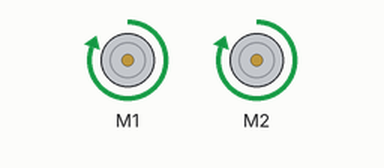
A program run on a simulated BBC micro:bit (MakeCode). Parts: 2 × DC motor (green arrow = forward, orange = backward, longer = faster).

Above: at 1.0 s.
At 3.0 s:
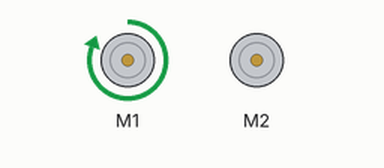
At 5.0 s:
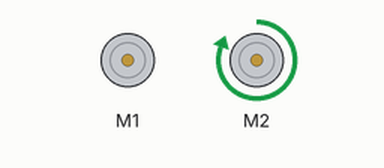
At 7.0 s:
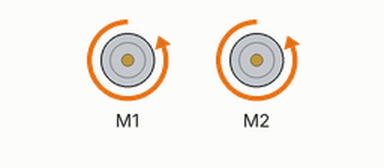
Timing chart, 0 to 10.4 s (numbered marks = the images above):
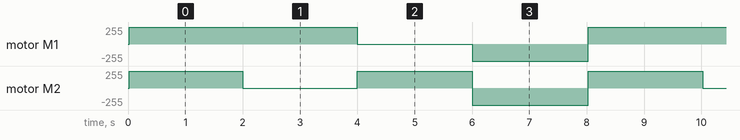

The program:

main.ts
```typescript
basic.forever(function () {
    maqueen.motorRun(maqueen.Motors.All, maqueen.Dir.CW, 255)
    basic.pause(2000)
    maqueen.motorStop(maqueen.Motors.M2)
    maqueen.motorRun(maqueen.Motors.M1, maqueen.Dir.CW, 255)
    basic.pause(2000)
    maqueen.motorStop(maqueen.Motors.M1)
    maqueen.motorRun(maqueen.Motors.M2, maqueen.Dir.CW, 255)
    basic.pause(2000)
    maqueen.motorRun(maqueen.Motors.All, maqueen.Dir.CCW, 255)
    basic.pause(2000)
})
```

test.ts
```typescript
// aquí va el archivo "tests"; esto no se compilará cuando este paquete se utilice como una extensión.
```

Measured:
- by itself, motor M1: repeats every 8.0 s: stopped 2.0 s, backward 255/255 2.0 s, forward 255/255 4.0 s
- by itself, motor M2: repeats every 8.0 s: stopped 2.0 s, forward 255/255 2.0 s, backward 255/255 2.0 s, forward 255/255 2.0 s
